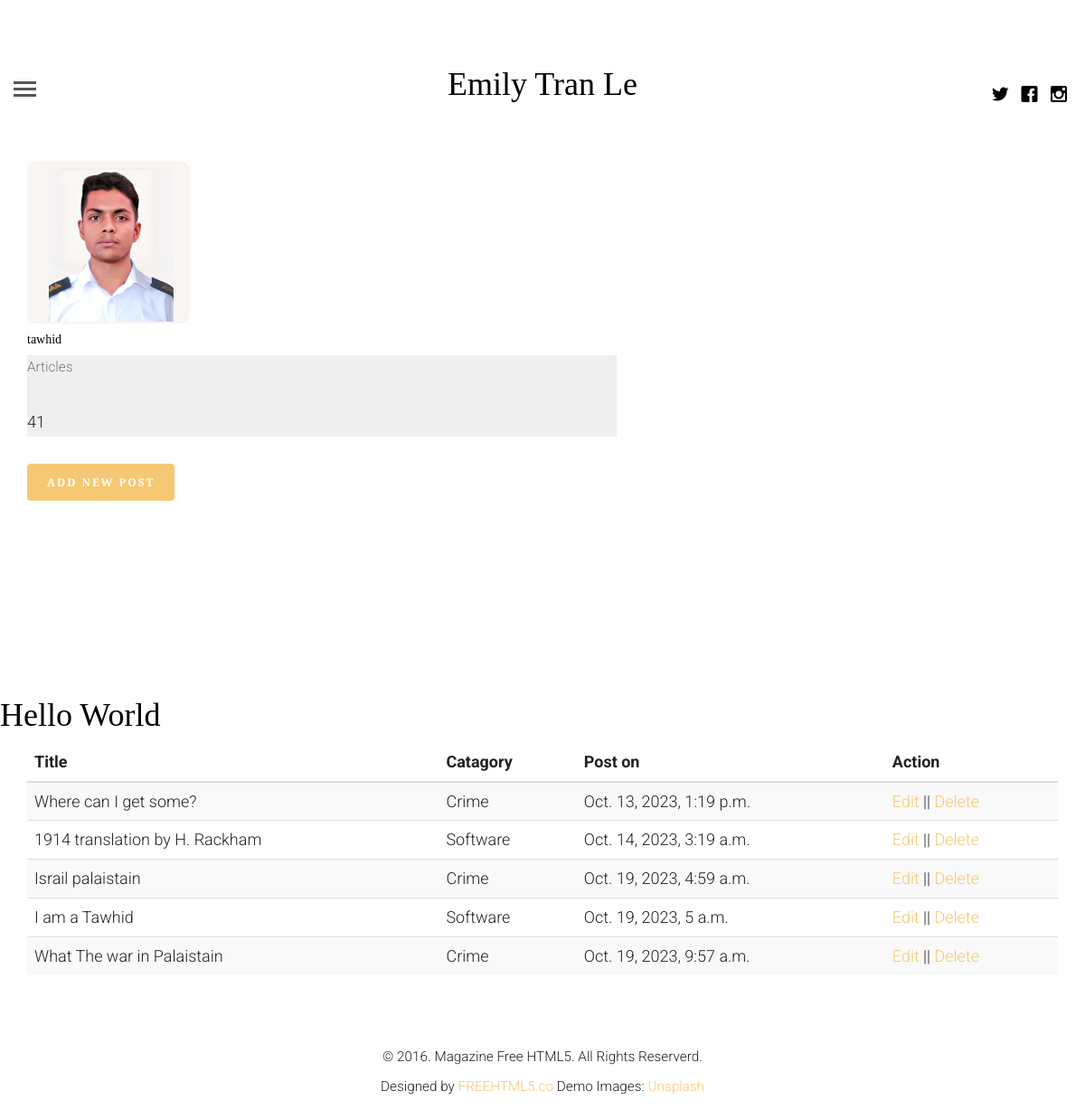
/profile/ (signed in), run on the app's committed database.
### blog/models.py (models this page shows, shortened)
class auth(models.Model):
    name = models.ForeignKey(User, on_delete=models.CASCADE)
    image = models.FileField(upload_to='pro_pic')
    details = models.TextField(max_length=200)

class article(models.Model):
    article_auth = models.ForeignKey(auth, on_delete=models.CASCADE)
    title = models.CharField(max_length=100, unique=True)
    body = models.TextField(max_length=300)
    image = models.FileField(upload_to='post')
    posted_on = models.DateTimeField(auto_now=False, auto_now_add=True)
    update_on = models.DateTimeField(auto_now=True, auto_now_add=False)
    catagory = models.ForeignKey(catagory, on_delete=models.CASCADE)

class catagory(models.Model):
    catagory_name = models.CharField(max_length=100, unique=True)
    def __str__(self):
        return self.catagory_name

### blog/views.py (the view)
# urls.py: path('profile/', getprofile, name='profile'),
def getprofile(request):
    if request.user.is_authenticated:
        user = get_object_or_404(auth, name=request.user.id)
        post = article.objects.filter(article_auth=request.user.id)
        context={
            'post':post,
            'user':user,
        }
        return render(request, 'log_profile.html', context)
    else:
        return redirect('login')

### templates/log_profile.html (shortened to what this page needs)
{% extends 'base.html' %}
{% load static %}
{% block body %}
    <section class="vh-100">
        <div class="container py-5 h-100">
            <div class="row d-flex justify-content-center align-items-center h-100">
            <div class="col col-md-9 col-lg-7 col-xl-5">
                <div class="card" style="border-radius: 15px;">
                <div class="card-body p-4">
                    <div class="d-flex text-black">
                    <div class="flex-shrink-0">
                        <img src="{{ user.image.url }}"
                        alt="Generic placeholder image" class="img-fluid"
                        style="width: 180px; border-radius: 10px;">
                    </div>
                    <div class="flex-grow-1 ms-3 ">
                        <h5 class="mb-1">{{ user.name }}</h5>
                        <div class="d-flex justify-content-start rounded-3 p-2 mb-2"
                        style="background-color: #efefef;">
                        <div class='right'>
                            <p class="small text-muted mb-1">Articles</p>
                            <p class="mb-0">41</p>
                        </div>
                        </div>
                        <div class="d-flex pt-1">
                        <a href='{% url 'create' %}' class="btn btn-primary flex-grow-1">Add New Post</a>
                        </div>
                    </div>
                    </div>
                </div>
                </div>
            </div>
            </div>
        </div>
    </section>
<br><br><br>
<br><br><br>
    <h1> Hello World </h1>
    <div class='container'>
        <table class="table table-striped">
        <thead>
            <tr>
            <th scope="col">Title</th>
            <th scope="col">Catagory</th>
            <th scope="col">Post on</th>
            <th scope="col">Action</th>
            </tr>
        </thead>
        <tbody>
        {% for p in post %}
            <tr>
                <td scope="row">{{ p.title }}</td>
                <td>{{ p.catagory }}</td>
                <td>{{ p.posted_on }}</td>
                <td> <a href='{% url 'update' pid=p.id %}'>Edit </a> || <a href='{% url 'delete' pid=p.id %}'> Delete</a> </td>
            </tr>
        {% endfor %}
        </tbody>
    </table>
    </div>
{% endblock %}

### static/css/style.css (style rules this page uses)
html { background: #ffffff; }
body { font-family: "Roboto", arial, sans-serif; font-size: 18px; font-weight: 300; line-height: 1.8; color: #222; background: #fff; }
a { color: #f7c873; -webkit-transition: 0.5s; -o-transition: 0.5s; transition: 0.5s; }
h1, h2, h3, h4, h5, h6 { font-family: "Playfair Display", times, serif; color: #000; }
p { margin-bottom: 30px; }
.btn { margin-right: 4px; margin-bottom: 4px; font-family: "Playfair Display", times, serif; font-size: 12px; letter-spacing: 2px; text-transform: uppercase; font-weight: 700; -webkit-border-radius: 4px; -moz-border-radius: 4px; -ms-border-radius: 4px; border-radius: 4px; -webkit-transition: 0.5s; -o-transition: 0.5s; transition: 0.5s; }
.btn-primary { background: #f7c873; color: #fff; border: 2px solid #f7c873; }

### data on the page
auth: image (picture), name "tawhid"
article: title "Where can I get some?", catagory "Crime", posted_on "Oct. 13, 2023, 1:19 p.m."
article: title "1914 translation by H. Rackham", catagory "Software", posted_on "Oct. 14, 2023, 3:19 a.m."
article: title "Israil palaistain", catagory "Crime", posted_on "Oct. 19, 2023, 4:59 a.m."
article: title "I am a Tawhid", catagory "Software", posted_on "Oct. 19, 2023, 5 a.m."
article: title "What The war in Palaistain", catagory "Crime", posted_on "Oct. 19, 2023, 9:57 a.m."
